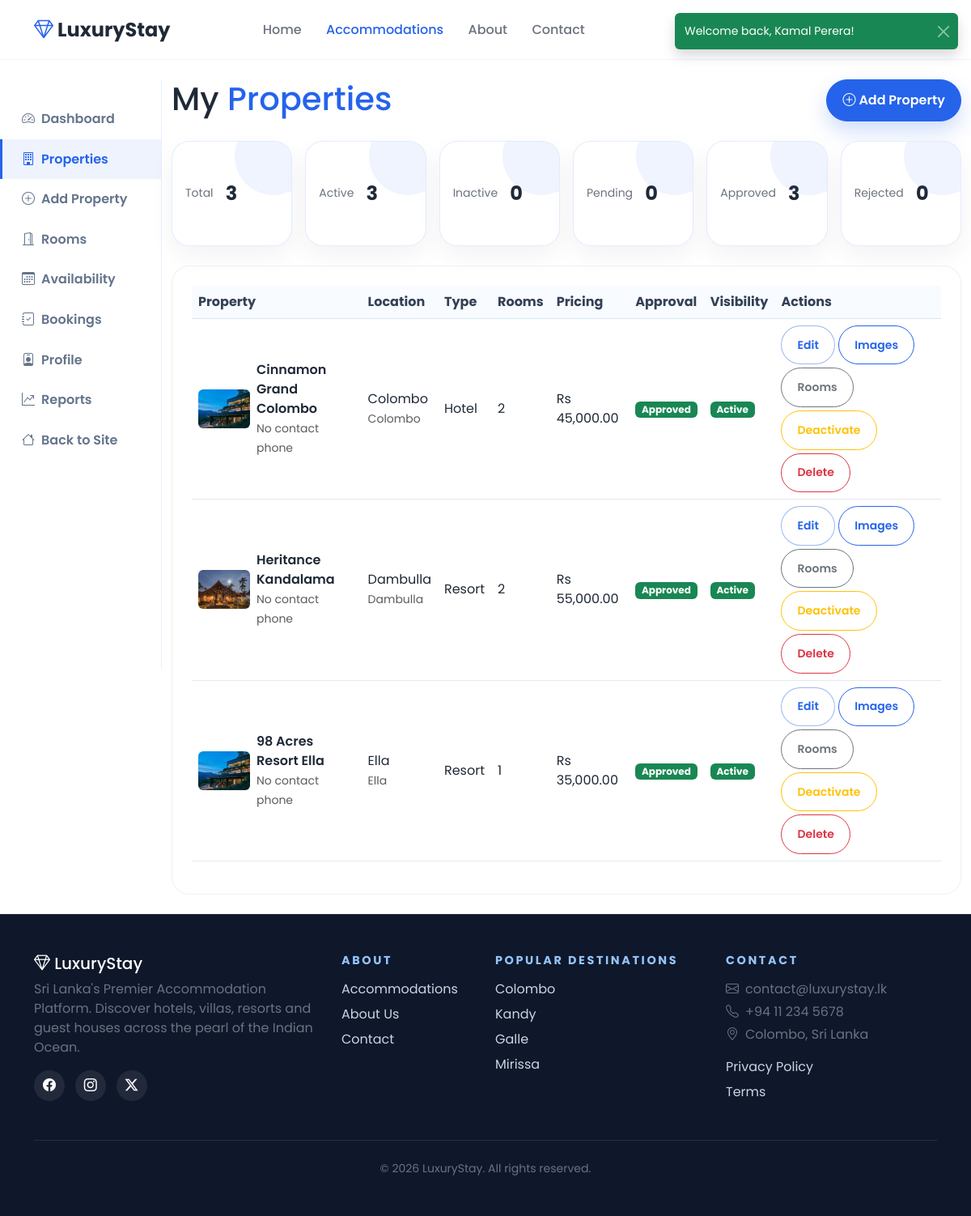
The page /owner/properties.php (signed in) on the database its author committed.
### tables this page shows
CREATE TABLE properties (
    id INT AUTO_INCREMENT PRIMARY KEY,
    owner_id INT NOT NULL,
    name VARCHAR(200) NOT NULL,
    description TEXT,
    address VARCHAR(255) NOT NULL,
    city VARCHAR(100) NULL,
    province VARCHAR(100) NULL,
    district VARCHAR(100) NOT NULL,
    property_type ENUM('Hotel','Villa','Resort','Guest House') NOT NULL,
    map_iframe TEXT,
    contact_phone VARCHAR(30) NULL,
    contact_email VARCHAR(150) NULL,
    latitude DECIMAL(10,8) NULL,
    longitude DECIMAL(11,8) NULL,
    policies TEXT,
    featured TINYINT(1) DEFAULT 0,
    status ENUM('pending','approved','rejected') DEFAULT 'pending',
    is_active TINYINT(1) NOT NULL DEFAULT 1,
    deleted_at DATETIME NULL,
    avg_rating DECIMAL(3,2) DEFAULT 0,
    review_count INT DEFAULT 0,
    created_at TIMESTAMP DEFAULT CURRENT_TIMESTAMP,
    updated_at TIMESTAMP DEFAULT CURRENT_TIMESTAMP ON UPDATE CURRENT_TIMESTAMP,
    FOREIGN KEY (owner_id) REFERENCES owners(id) ON DELETE CASCADE
);

### includes/functions.php (called while the page is built, shortened)
<?php
function e(?string $str): string
{
    return htmlspecialchars($str ?? '', ENT_QUOTES, 'UTF-8');
}
function formatPrice(float $amount): string
{
    return 'Rs ' . number_format($amount, 2);
}
function getPropertyPrimaryImage(?string $path): string
{
    if ($path && file_exists(ROOT_PATH . str_replace(['/', '\\'], DIRECTORY_SEPARATOR, $path))) {
        return APP_URL . '/' . str_replace('\\', '/', $path);
    }
    return APP_URL . '/assets/images/placeholder-property.svg';
}

### owner/properties.php (the view, shortened to what this page needs)
<?php
$db = getDB();
$ownerId = $_SESSION['owner_id'];
$statsStmt = $db->prepare("SELECT
    COUNT(*) AS total_count,
    SUM(CASE WHEN is_active = 1 THEN 1 ELSE 0 END) AS active_count,
    SUM(CASE WHEN is_active = 0 THEN 1 ELSE 0 END) AS inactive_count,
    SUM(CASE WHEN status = 'pending' THEN 1 ELSE 0 END) AS pending_count,
    SUM(CASE WHEN status = 'approved' THEN 1 ELSE 0 END) AS approved_count,
    SUM(CASE WHEN status = 'rejected' THEN 1 ELSE 0 END) AS rejected_count
    FROM properties WHERE owner_id = ? AND deleted_at IS NULL");
$statsStmt->execute([$ownerId]);
$stats = $statsStmt->fetch() ?: [];
$properties = $db->prepare("SELECT p.*,
        (SELECT COUNT(*) FROM rooms WHERE property_id = p.id) as room_count,
        (SELECT MIN(price_per_night) FROM rooms WHERE property_id = p.id AND status = 'active') as min_price,
        (SELECT image_path FROM property_images WHERE property_id = p.id AND is_primary = 1 LIMIT 1) as image
    FROM properties p
    WHERE p.owner_id = ? AND p.deleted_at IS NULL
    ORDER BY p.created_at DESC");
$properties->execute([$ownerId]);
$properties = $properties->fetchAll();
require_once __DIR__ . '/../includes/header.php';
?>
<div class="container-fluid py-4">
    <div class="row">
        <?php require_once __DIR__ . '/../includes/dashboard-sidebar.php'; ?>
        <div class="col-lg-10">
            <div class="d-flex flex-wrap justify-content-between gap-2 mb-4">
                <h1 class="mb-0">My <span class="text-gold">Properties</span></h1>
                <a href="<?= APP_URL ?>/owner/add-property.php" class="btn btn-gold"><i class="bi bi-plus-circle me-1"></i>Add Property</a>
            </div>
            <div class="row g-3 mb-4">
                <div class="col-md-2 col-6"><div class="stat-card p-3"><div class="text-muted-light small">Total</div><div class="stat-value"><?= (int) ($stats['total_count'] ?? 0) ?></div></div></div>
                <div class="col-md-2 col-6"><div class="stat-card p-3"><div class="text-muted-light small">Active</div><div class="stat-value"><?= (int) ($stats['active_count'] ?? 0) ?></div></div></div>
                <div class="col-md-2 col-6"><div class="stat-card p-3"><div class="text-muted-light small">Inactive</div><div class="stat-value"><?= (int) ($stats['inactive_count'] ?? 0) ?></div></div></div>
                <div class="col-md-2 col-6"><div class="stat-card p-3"><div class="text-muted-light small">Pending</div><div class="stat-value"><?= (int) ($stats['pending_count'] ?? 0) ?></div></div></div>
                <div class="col-md-2 col-6"><div class="stat-card p-3"><div class="text-muted-light small">Approved</div><div class="stat-value"><?= (int) ($stats['approved_count'] ?? 0) ?></div></div></div>
                <div class="col-md-2 col-6"><div class="stat-card p-3"><div class="text-muted-light small">Rejected</div><div class="stat-value"><?= (int) ($stats['rejected_count'] ?? 0) ?></div></div></div>
            </div>
            <div class="luxury-card p-4 table-responsive">
                <table class="table table-dark align-middle">
                    <thead><tr><th>Property</th><th>Location</th><th>Type</th><th>Rooms</th><th>Pricing</th><th>Approval</th><th>Visibility</th><th>Actions</th></tr></thead>
                    <tbody>
                        <?php foreach ($properties as $p): ?>
                        <tr>
                            <td>
                                <div class="d-flex align-items-center gap-2">
                                    <img src="<?= getPropertyPrimaryImage($p['image']) ?>" alt="<?= e($p['name']) ?>" class="rounded" style="width:64px;height:48px;object-fit:cover;">
                                    <div>
                                        <div class="fw-semibold"><?= e($p['name']) ?></div>
                                        <small class="text-muted"><?= e($p['contact_phone'] ?: 'No contact phone') ?></small>
                                    </div>
                                </div>
                            </td>
                            <td><?= e($p['city'] ?: $p['district']) ?><br><small class="text-muted"><?= e($p['district']) ?><?= $p['province'] ? ', ' . e($p['province']) : '' ?></small></td>
                            <td><?= e($p['property_type']) ?></td>
                            <td><?= (int) $p['room_count'] ?></td>
                            <td><?= $p['min_price'] !== null ? formatPrice((float) $p['min_price']) : '<span class="text-muted">No active rooms</span>' ?></td>
                            <td><span class="badge bg-<?= $p['status'] === 'approved' ? 'success' : ($p['status'] === 'rejected' ? 'danger' : 'warning') ?>"><?= ucfirst($p['status']) ?></span></td>
                            <td><span class="badge bg-<?= (int) $p['is_active'] ? 'success' : 'secondary' ?>"><?= (int) $p['is_active'] ? 'Active' : 'Inactive' ?></span></td>
                            <td>
                                <div class="d-flex flex-wrap gap-1">
                                    <a href="<?= APP_URL ?>/owner/edit-property.php?id=<?= $p['id'] ?>" class="btn btn-sm btn-outline-gold">Edit</a>
                                    <a href="<?= APP_URL ?>/owner/property-images.php?id=<?= $p['id'] ?>" class="btn btn-sm btn-outline-primary">Images</a>
                                    <a href="<?= APP_URL ?>/owner/rooms.php?property_id=<?= $p['id'] ?>" class="btn btn-sm btn-outline-secondary">Rooms</a>
                                    <form method="POST" class="d-inline">
                                        <?php if ((int) $p['is_active']): ?>
                                        <button name="action" value="deactivate" class="btn btn-sm btn-outline-warning">Deactivate</button>
                                        <?php else: ?>
                                        <button name="action" value="reactivate" class="btn btn-sm btn-outline-success">Reactivate</button>
                                        <?php endif; ?>
                                    </form>
                                    <button type="button" class="btn btn-sm btn-outline-danger delete-property" data-property-id="<?= $p['id'] ?>" data-property-name="<?= e($p['name']) ?>">Delete</button>
                                </div>
                            </td>
                        </tr>
                        <?php endforeach; ?>
                    </tbody>
                </table>
            </div>
        </div>
    </div>
</div>
<?php require_once __DIR__ . '/../includes/footer.php'; ?>

### assets/css/style.css (style rules this page uses)
:root { --primary: #2563EB; --primary-dark: #1D4ED8; --primary-soft: #EFF6FF; --sky-soft: #E0F2FE; --surface: #F8FAFC; --text: #1F2937; --muted: #6B7280; --border: rgba(37, 99, 235, 0.14); --shadow: 0 18px 45px rgba(15, 23, 42, 0.12); --soft-shadow: 0 14px 34px rgba(15, 23, 42, 0.08); --dark-surface: #F8FAFC; --radius: 22px; }
* { box-sizing: border-box; }
html { scroll-behavior: smooth; }
body { font-family: 'Poppins', sans-serif; background: #ffffff !important; color: var(--text) !important; cursor: default; min-height: 100vh; display: flex; flex-direction: column; }
h1, h2, h3, h4, h5, .luxury-brand, .hero-title, .section-title { font-family: 'Poppins', sans-serif; }
.text-gold { color: var(--primary) !important; }
.btn { border-radius: 999px; padding: 0.8rem 1.2rem; font-weight: 600; transition: transform 0.25s ease, box-shadow 0.25s ease, background 0.25s ease; }
.btn-outline-primary { border-color: var(--primary); color: var(--primary); background: transparent; }
.btn-gold { background: var(--primary); border-color: var(--primary); color: #ffffff; box-shadow: 0 12px 26px rgba(37, 99, 235, 0.22); }
.btn-outline-gold { color: var(--primary); border: 1px solid rgba(37, 99, 235, 0.45); background: #ffffff; }
.luxury-card { background: #ffffff; border: 1px solid rgba(15, 23, 42, 0.06); border-radius: var(--radius); overflow: hidden; transition: transform 0.3s ease, box-shadow 0.3s ease; }
.stat-value { font-size: clamp(1.8rem, 3vw, 2.4rem); font-weight: 700; margin-bottom: 0.3rem; }
.text-muted-light { color: var(--muted); }
.stat-card { background: #ffffff; border: 1px solid rgba(37, 99, 235, 0.12); border-radius: var(--radius); padding: 1.2rem; min-height: 130px; height: 100%; display: flex; align-items: center; gap: 0.95rem; box-shadow: 0 12px 30px rgba(15, 23, 42, 0.05); position: relative; overflow: hidden; }
.stat-card::after { content: ''; position: absolute; right: -26px; top: -30px; width: 96px; height: 96px; border-radius: 50%; background: rgba(37, 99, 235, 0.07); }
.stat-card .stat-value { font-size: clamp(1.45rem, 2vw, 2rem); line-height: 1.1; font-weight: 700; color: var(--text); margin-bottom: 0; overflow-wrap: anywhere; }
.table.table-dark, .table-dark { --bs-table-color: var(--text); --bs-table-bg: #ffffff; --bs-table-border-color: #e2e8f0; --bs-table-striped-bg: #f8fbff; --bs-table-striped-color: var(--text); --bs-table-hover-bg: #eff6ff; --bs-table-hover-color: var(--text); color: var(--text); border-color: #e2e8f0; }
.table-dark thead th, .table-dark th { background: #f8fbff; color: #334155; border-bottom-color: #dbe6f3; }
.table-dark td { border-color: #e2e8f0; vertical-align: middle; }
body, body.home-page, body.properties-page, body.property-page, body.admin-page, body.owner-page, body.user-page { background: #ffffff !important; color: var(--text) !important; }

### rows shown on the page
properties: name "Cinnamon Grand Colombo", contact_phone "No contact phone", district "Colombo", property_type "Hotel", room_count "2", min_price "Rs 45,000.00", status "Approved", is_active "Active"
properties: shows a picture, name "Heritance Kandalama", contact_phone "No contact phone", district "Dambulla", property_type "Resort", room_count "2", min_price "Rs 55,000.00", status "Approved", is_active "Active"
properties: name "98 Acres Resort Ella", contact_phone "No contact phone", district "Ella", property_type "Resort", room_count "1", min_price "Rs 35,000.00", status "Approved", is_active "Active"

### other values the page prints
$flash['message'] "Welcome back, Kamal Perera!"
APP_NAME "LuxuryStay"
$stats['total_count'] "3"
$stats['active_count'] "3"
$stats['inactive_count'] "0"
$stats['pending_count'] "0"
$stats['approved_count'] "3"
$stats['rejected_count'] "0"
APP_TAGLINE "Sri Lanka's Premier Accommodation Platform"
